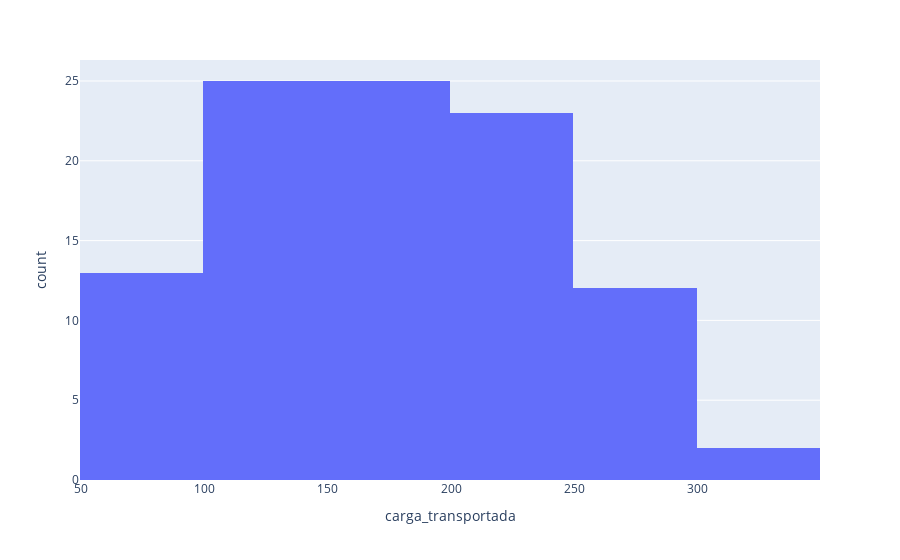

The code cell stored with this chart in its notebook:
### Code cell
def grafico_hist(x):
  fig=px.histogram(df, x=x)
  fig.show()

x='carga_transportada'
grafico_hist(x)

### Figure 1 — Plotly figure (JSON) as saved in the notebook; plotly's stock layout.template omitted (floating-point values rounded to 4 significant figures)
{"data": [{"alignmentgroup": "True", "bingroup": "x", "hovertemplate": "carga_transportada=%{x}<br>count=%{y}<extra></extra>", "legendgroup": "", "marker": {"color": "#636efa", "pattern": {"shape": ""}}, "name": "", "offsetgroup": "", "orientation": "v", "showlegend": false, "type": "histogram", "x": [100, 200, 50, 150, 250, 80, 180, 300, 100, 150, 120, 250, 100, 200, 80, 180, 300, 120, 150, 220, 100, 200, 80, 180, 280, 120, 150, 220, 100, 200, 80, 180, 280, 120, 150, 220, 100, 200, 80, 180, 280, 120, 150, 220, 100, 200, 80, 180, 280, 120, 150, 220, 100, 200, 80, 180, 280, 120, 150, 220, 100, 200, 80, 180, 280, 120, 150, 220, 100, 200, 80, 180, 280, 120, 150, 220, 100, 200, 80, 180, 280, 120, 150, 220, 100, 200, 80, 180, 280, 120, 150, 220, 100, 200, 80, 180, 280, 120, 150, 220], "xaxis": "x", "yaxis": "y"}], "layout": {"barmode": "relative", "legend": {"tracegroupgap": 0}, "margin": {"t": 60}, "xaxis": {"anchor": "y", "domain": [0, 1], "title": {"text": "carga_transportada"}}, "yaxis": {"anchor": "x", "domain": [0, 1], "title": {"text": "count"}}}}
